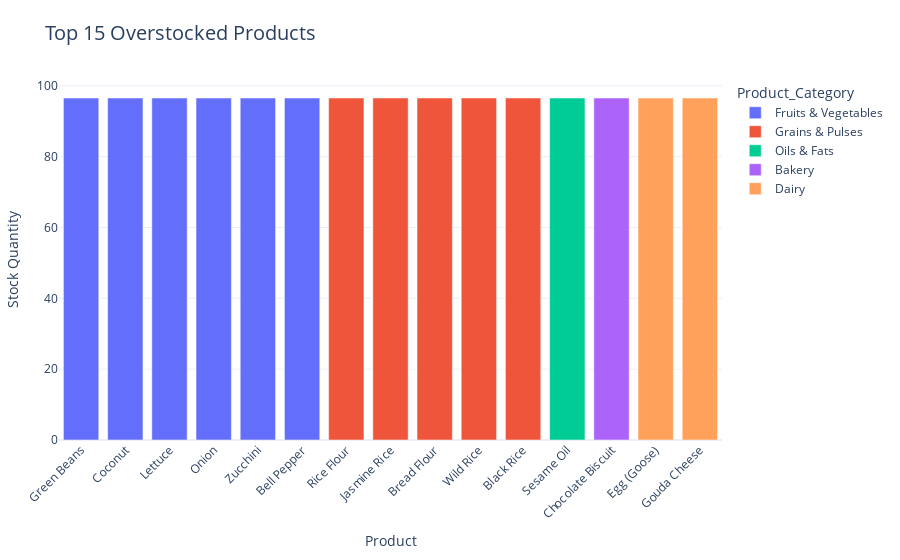

Notebook cell for this chart:
### Markdown cell above
## 5. Analysis: Overstocked Products

### Code cell
# Analyze overstocked products
overstocked = analyze_overstocked_products(df_processed)

# Display top overstocked products
print(f"Found {len(overstocked)} overstocked products")
overstocked[['Product_ID', 'Product_Name', 'Product_Category', 'Stock_On_Hand', 'Reorder_Level', 'Inventory_Turnover_Ratio']].head(10)

### Figure 1 — Plotly figure (JSON) as saved in the notebook; plotly's stock layout.template omitted (floating-point values rounded to 4 significant figures)
{"data": [{"customdata": [["67-382-4435", 37, 46, 0.4764], ["49-861-7823", 8, 41, 0.4247], ["08-637-9335", 7, 26, 0.2693], ["46-911-1159", 40, 46, 0.4764], ["15-846-7959", 14, 48, 0.4972], ["64-119-7804", 43, 86, 0.8907]], "hovertemplate": "Product_Category=Fruits & Vegetables<br>Product=%{x}<br>Stock Quantity=%{y}<br>Product_ID=%{customdata[0]}<br>Reorder_Level=%{customdata[1]}<br>Quantity_Sold=%{customdata[2]}<br>Inventory_Turnover_Ratio=%{customdata[3]}<extra></extra>", "legendgroup": "Fruits & Vegetables", "marker": {"color": "#636efa", "pattern": {"shape": ""}}, "name": "Fruits & Vegetables", "orientation": "v", "showlegend": true, "textposition": "auto", "type": "bar", "x": ["Green Beans", "Coconut", "Lettuce", "Onion", "Zucchini", "Bell Pepper"], "xaxis": "x", "y": [96.55, 96.55, 96.55, 96.55, 96.55, 96.55], "yaxis": "y"}, {"customdata": [["02-655-3240", 44, 36, 0.3729], ["44-128-2185", 20, 51, 0.5282], ["56-191-6497", 41, 35, 0.3625], ["80-441-7249", 30, 31, 0.3211], ["60-911-3745", 41, 70, 0.725]], "hovertemplate": "Product_Category=Grains & Pulses<br>Product=%{x}<br>Stock Quantity=%{y}<br>Product_ID=%{customdata[0]}<br>Reorder_Level=%{customdata[1]}<br>Quantity_Sold=%{customdata[2]}<br>Inventory_Turnover_Ratio=%{customdata[3]}<extra></extra>", "legendgroup": "Grains & Pulses", "marker": {"color": "#EF553B", "pattern": {"shape": ""}}, "name": "Grains & Pulses", "orientation": "v", "showlegend": true, "textposition": "auto", "type": "bar", "x": ["Rice Flour", "Jasmine Rice", "Bread Flour", "Wild Rice", "Black Rice"], "xaxis": "x", "y": [96.55, 96.55, 96.55, 96.55, 96.55], "yaxis": "y"}, {"customdata": [["77-827-0820", 20, 51, 0.5282]], "hovertemplate": "Product_Category=Oils & Fats<br>Product=%{x}<br>Stock Quantity=%{y}<br>Product_ID=%{customdata[0]}<br>Reorder_Level=%{customdata[1]}<br>Quantity_Sold=%{customdata[2]}<br>Inventory_Turnover_Ratio=%{customdata[3]}<extra></extra>", "legendgroup": "Oils & Fats", "marker": {"color": "#00cc96", "pattern": {"shape": ""}}, "name": "Oils & Fats", "orientation": "v", "showlegend": true, "textposition": "auto", "type": "bar", "x": ["Sesame Oil"], "xaxis": "x", "y": [96.55], "yaxis": "y"}, {"customdata": [["54-758-4622", 3, 65, 0.6732]], "hovertemplate": "Product_Category=Bakery<br>Product=%{x}<br>Stock Quantity=%{y}<br>Product_ID=%{customdata[0]}<br>Reorder_Level=%{customdata[1]}<br>Quantity_Sold=%{customdata[2]}<br>Inventory_Turnover_Ratio=%{customdata[3]}<extra></extra>", "legendgroup": "Bakery", "marker": {"color": "#ab63fa", "pattern": {"shape": ""}}, "name": "Bakery", "orientation": "v", "showlegend": true, "textposition": "auto", "type": "bar", "x": ["Chocolate Biscuit"], "xaxis": "x", "y": [96.55], "yaxis": "y"}, {"customdata": [["59-075-2457", 26, 33, 0.3418], ["57-613-5779", 21, 20, 0.2071]], "hovertemplate": "Product_Category=Dairy<br>Product=%{x}<br>Stock Quantity=%{y}<br>Product_ID=%{customdata[0]}<br>Reorder_Level=%{customdata[1]}<br>Quantity_Sold=%{customdata[2]}<br>Inventory_Turnover_Ratio=%{customdata[3]}<extra></extra>", "legendgroup": "Dairy", "marker": {"color": "#FFA15A", "pattern": {"shape": ""}}, "name": "Dairy", "orientation": "v", "showlegend": true, "textposition": "auto", "type": "bar", "x": ["Egg (Goose)", "Gouda Cheese"], "xaxis": "x", "y": [96.55, 96.55], "yaxis": "y"}], "layout": {"barmode": "relative", "font": {"size": 12}, "legend": {"title": {"text": "Product_Category"}, "tracegroupgap": 0}, "margin": {"b": 120, "l": 40, "r": 40, "t": 80}, "title": {"font": {"size": 20}, "text": "Top 15 Overstocked Products"}, "xaxis": {"anchor": "y", "domain": [0, 1], "tickangle": -45, "title": {"text": "Product"}}, "yaxis": {"anchor": "x", "domain": [0, 1], "title": {"text": "Stock Quantity"}}}}
